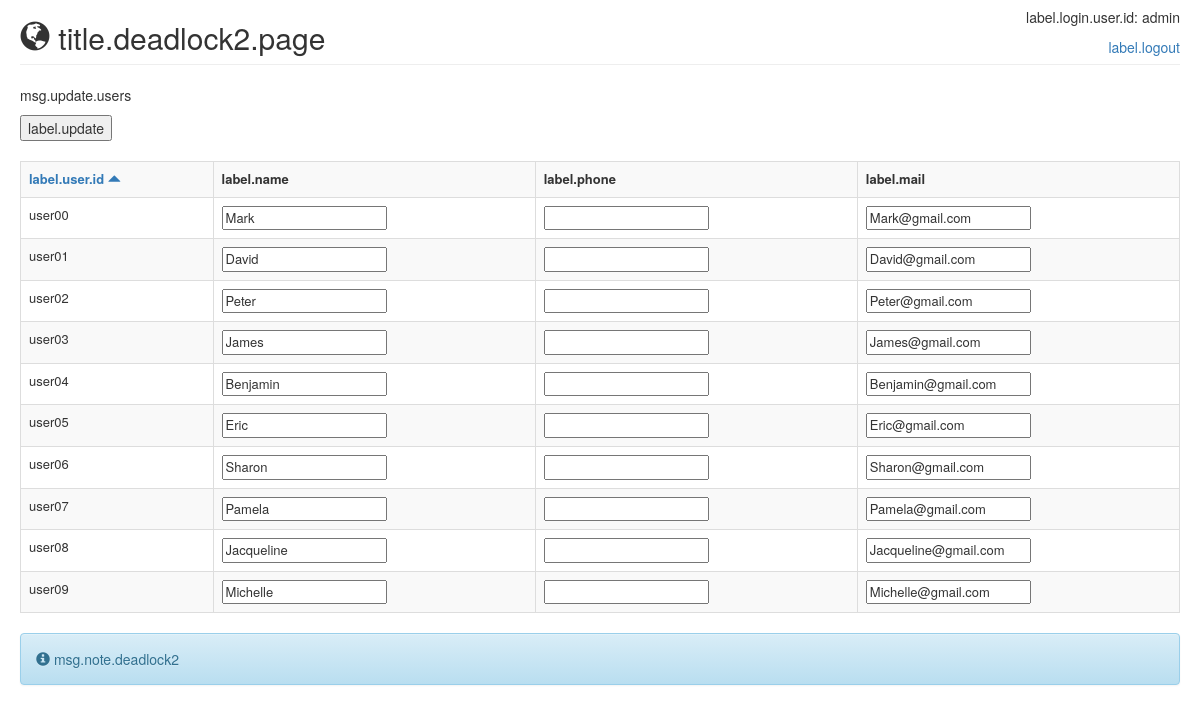
The app's page /deadlock2/ (signed in) with its own data.
### easybuggy/models.py (models this page shows)
class User(models.Model):
    id = models.CharField(max_length=10, primary_key=True)
    name = models.CharField(max_length=30)
    password = models.CharField(max_length=30)
    secret = models.CharField(max_length=100)
    ispublic = models.CharField(max_length=5)
    phone = models.CharField(max_length=20, blank=True, null=True)
    mail = models.EmailField(max_length=100, blank=True, null=True)

### easybuggy/views.py (the view, shortened to what this page needs)
# urls.py: url(r'^deadlock2/$', views.deadlock2, name='deadlock2'),
def deadlock2(request):
    d = {
        'title': _('title.deadlock2.page'),
        'note': _('msg.note.deadlock2'),
    }
    order = get_order(request)
    d['users'] = User.objects.raw("SELECT * FROM easybuggy_user WHERE ispublic = 'true' ORDER BY id " + order)
    d['order'] = order
    return render(request, 'deadlock2.html', d)

### easybuggy/views.py (called while the page is built)
def get_order(request):
    order = request.GET.get("order")
    if order == 'asc':
        order = 'desc'
    else:
        order = 'asc'
    return order

### templates/deadlock2.html (shortened to what this page needs)
{% extends "base.html" %}
{% load i18n %}
{% block body %}
{% include "header.html" %}
<p>{% trans 'msg.update.users' %}</p>
<form action="" method="post">
    <input type="submit" value="{% trans 'label.update' %}"/><br/><br/>
    <table class="table table-striped table-bordered table-hover" style="font-size: small;">
        <tr>
            <th><a href='/deadlock2?order={{order}}'>
            {% trans 'label.user.id' %}
            {% if order is not "desc" %}
            <span class="glyphicon glyphicon-triangle-top"></span>
            {% else %}
            <span class="glyphicon glyphicon-triangle-bottom"></span>
            {% endif %}
            </a></th>
            <th>{% trans 'label.name' %}</th>
            <th>{% trans 'label.phone' %}</th>
            <th>{% trans 'label.mail' %}</th>
        </tr>
        {% for user in users %}
        <tr>
            <td><input type="hidden" name="uid_{{ forloop.counter }}" value="{{ user.id }}"/>{{ user.id }}</td>
            <td><input type="text" name="{{ user.id }}_name" value="{{ user.name }}"/></td>
            <td><input type="text" name="{{ user.id }}_phone" value="{{ user.phone|default_if_none:'' }}"/></td>
            <td><input type="text" name="{{ user.id }}_mail" value="{{ user.mail|default_if_none:'' }}"/></td>
        </tr>
        {% endfor %}
    </table>
    {% include "messages.html" %}
</form>
{% endblock %}

### records on screen
User: id "user00", name "Mark", mail "Mark@gmail.com"
User: id "user01", name "David", mail "David@gmail.com"
User: id "user02", name "Peter", mail "Peter@gmail.com"
User: id "user03", name "James", mail "James@gmail.com"
User: id "user04", name "Benjamin", mail "Benjamin@gmail.com"
User: id "user05", name "Eric", mail "Eric@gmail.com"
User: id "user06", name "Sharon", mail "Sharon@gmail.com"
User: id "user07", name "Pamela", mail "Pamela@gmail.com"
User: id "user08", name "Jacqueline", mail "Jacqueline@gmail.com"
User: id "user09", name "Michelle", mail "Michelle@gmail.com"

### other values on screen
{{ title }} "title.deadlock2.page"
{{ request.session.username }} "admin"
{{ note }} "msg.note.deadlock2"
